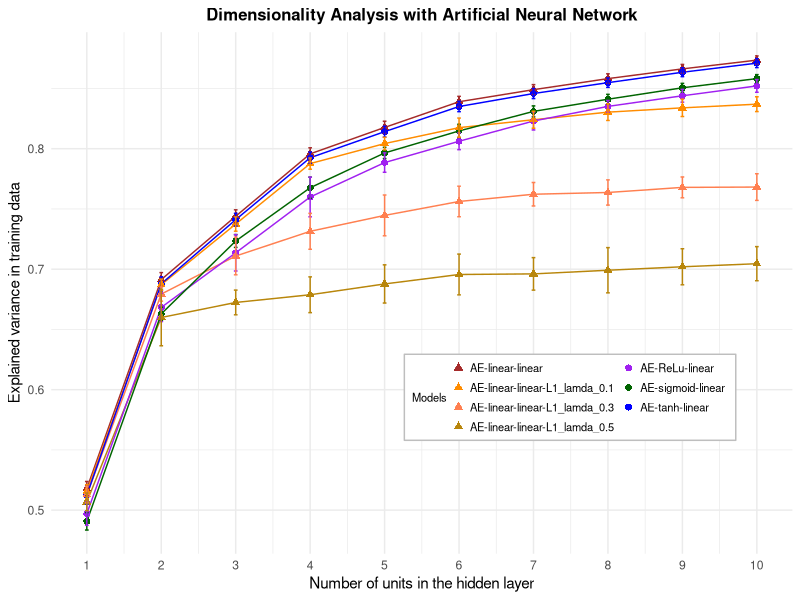
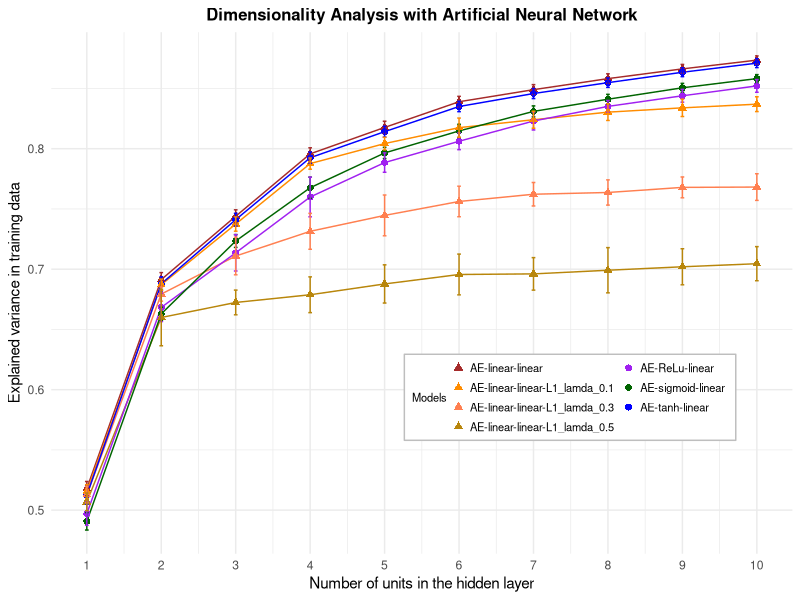

Write the R code that produced these figures, in order.
## ---- chunk 1
library(dplyr)
library(tidyr)
library(stringr)
library(ggplot2)

dat <- read.csv("Figure4b_TrainingData_Summary.csv", header = TRUE)
## ---- chunk 2
### Clean up row names: this block of code generated by ChatGPT ###
dat <- dat %>%
  mutate(
    X = str_remove_all(X, "- Mean|- Standard deviation")
  )
## ---- chunk 3
colnames(dat)[1]<- "Model"
colnames(dat)[2:11]<- c(1:10)
colnames(dat)
## ---- chunk 4
# Convert it into a single long format data
dat.mean<- dat[1:7,]
dat.sd<- dat[8:14,]

dat.mean.long <- dat.mean %>%
  pivot_longer(cols = -Model, names_to = "X", values_to = "Mean")

dat.sd.long <- dat.sd %>%
  pivot_longer(cols = -Model, names_to = "X", values_to = "SD")

dat.tidy <- left_join(dat.mean.long, dat.sd.long, by = c("Model", "X"))
## ---- chunk 5
colnames(dat.tidy)[2]<- "Units"
print(dat.tidy)
## ---- chunk 6
dat.tidy$Units<- as.numeric(dat.tidy$Units)
dat.tidy$Model<- as.factor(dat.tidy$Model)
str(dat.tidy)
## ---- chunk 7
dat.tidy$SE <- dat.tidy$SD/sqrt(50) #n=50 iterations
print(dat.tidy)
## ---- chunk 8
#| echo: false
### Codes with comments at the end are the codes generated by ChatGPT

plot <- dat.tidy %>% 
  ggplot(mapping = aes(x = Units, y = Mean, color = Model, shape = Model)) + 
  geom_line() + 
  geom_point(size = 2) + 
  geom_errorbar(aes(ymin = Mean - SD, ymax = Mean + SD), width = 0.05) + 
  scale_x_continuous(breaks = c(1:10)) + 
  theme_minimal() + 
  theme(
    legend.position = c(0.7, 0.3),
    legend.direction = "horizontal",
    legend.key.size = unit(0.2, "cm"),
    legend.spacing.x = unit(0.1, "cm"),  # Reduced horizontal spacing between legend items
    legend.text = element_text(size = 8), 
    legend.title = element_text(size = 8),
    legend.background = element_rect(fill = "white", color = "grey"),
    plot.title = element_text(size=12, face="bold", hjust = 0.5)
  ) +
  scale_color_manual(name="Models",
    values = c("AE-linear-linear " = "brown", 
               "AE-linear-linear-L1_lamda_0.1 " = "darkorange", 
               "AE-linear-linear-L1_lamda_0.3 " = "coral", 
               "AE-linear-linear-L1_lamda_0.5 " = "darkgoldenrod", 
               "AE-tanh-linear " = "blue", 
               "AE-sigmoid-linear " = "darkgreen", 
               "AE-ReLu-linear " = "purple")
  ) + 
  scale_shape_manual(name= "Models",
    values = c("AE-linear-linear " = 17, 
               "AE-linear-linear-L1_lamda_0.1 " = 17, 
               "AE-linear-linear-L1_lamda_0.3 " = 17, 
               "AE-linear-linear-L1_lamda_0.5 " = 17, 
               "AE-tanh-linear " = 16, 
               "AE-sigmoid-linear " = 16, 
               "AE-ReLu-linear " = 16)) + # 17 = triangle, 16 = circle
  ggtitle("Dimensionality Analysis with Artificial Neural Network")+
  xlab("Number of units in the hidden layer") + 
  ylab("Explained variance in training data") + 
  guides(
    color = guide_legend(ncol = 2),
    shape = guide_legend(ncol = 2)
  )
plot

## ---- chunk 9
ggsave("revised_figure.jpg", plot = plot, width = 8, height = 6, dpi = 300)
